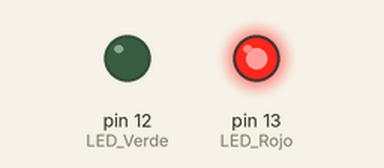
This sketch was run on a simulated Arduino Uno, built with avr-gcc and run on an emulated ATmega328P. Parts: output pins drawn as LEDs (lit = HIGH).

Above: at 0.7 s.
At 3.7 s:
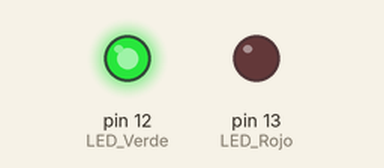
At 5.2 s:
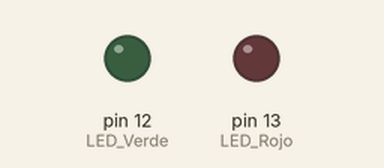
Timing chart, 0 to 7.8 s (numbered marks = the images above):
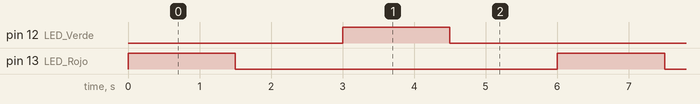

Measured:
- by itself, pin 12 (LED_Verde), pin 13 (LED_Rojo): alternates HIGH for 1.5 s and LOW for 4.5 s
- by itself, everything shown: repeats every 6.0 s, in 4 steps

The sketch:

ejercicio1.ino
```cpp
// Ejercicio 1.
// Implementar el programa de parpadeo de LED, ampliándolo para que encienda y apague alternativamente dos LED (uno rojo y otro verde), conectados a las salidas digitales 12 y 13 del Arduino, a un intervalo de 1.5 segundos. Crear el esquema con Fritzing y cargar el programa en Arduino para comprobar que funciona correctamente.

void setup() {
 pinMode(13, OUTPUT); // LED Rojo
 pinMode(12, OUTPUT); // LED Verde

}

void loop() {
  // LED Rojo
  digitalWrite(13, HIGH);
  delay(1500);
  digitalWrite(13, LOW);
  delay(1500);

  // LED Verde
  digitalWrite(12, HIGH);
  delay(1500);
  digitalWrite(12, LOW);
  delay(1500);
}
```
